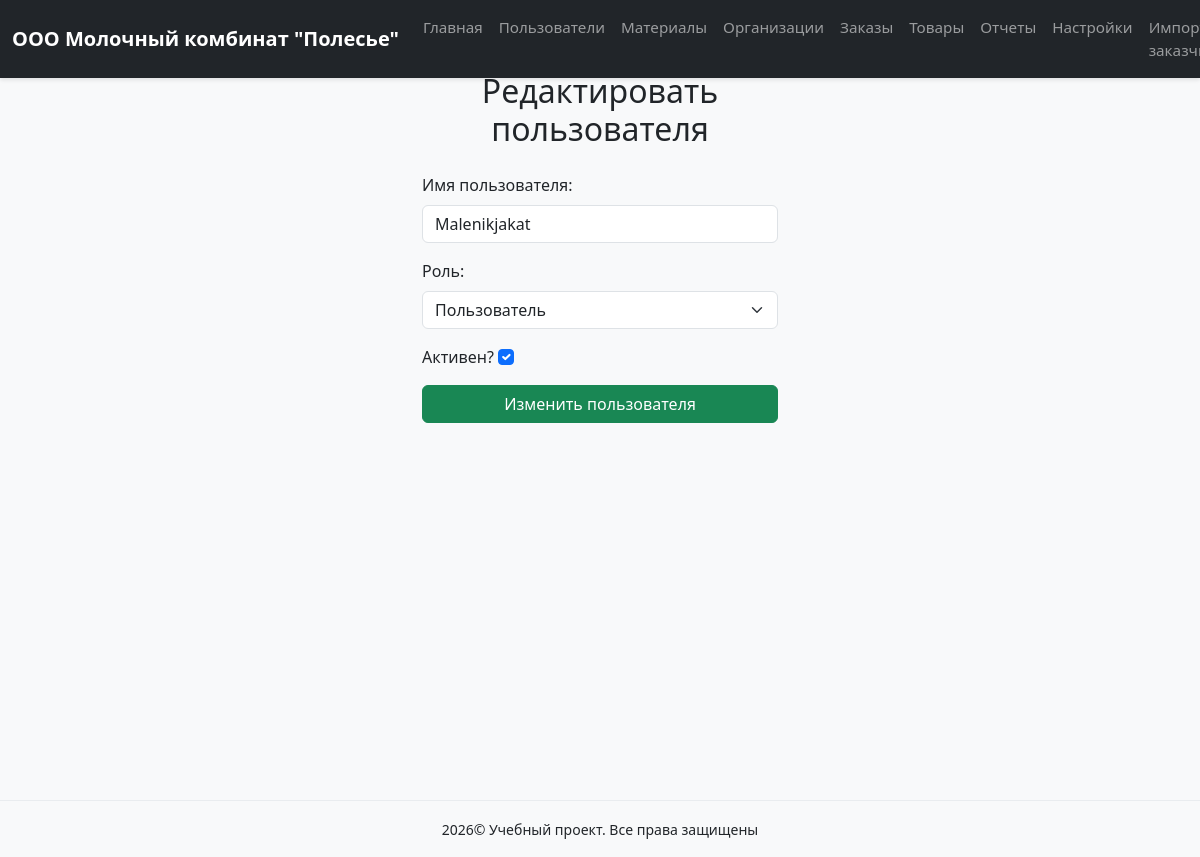
The page /edit-user/2 (signed in) on the database its author committed.
### models.py (models this page shows, shortened)
class User(UserMixin, db.Model):
    __tablename__ = 'users'
    id = db.Column(db.Integer, primary_key=True)
    username = db.Column(db.String(64), unique=True, nullable=False)
    password_hash = db.Column(db.String(128))
    role = db.Column(db.String(20), default='user')
    active = db.Column(db.Boolean, default=True)
    created_at = db.Column(db.DateTime, default=datetime.utcnow)
    updated_at = db.Column(db.DateTime, onupdate=datetime.utcnow)

### routes.py (the view, shortened to what this page needs)
@main_bp.route('/edit-user/<int:id>', methods=['GET', 'POST'])
@login_required
def edit_user(id):
    if current_user.role != 'admin':
        flash("Доступ запрещён.", "danger")
        return redirect(url_for('main.dashboard'))
    user = User.query.get_or_404(id)
    form = EditUserForm(obj=user)
    form.user_id = user.id
    return render_template('admin/edit_user.html', form=form, user=user)

### forms.py (shortened to what this page needs)
class EditUserForm(FlaskForm):
    username = StringField('Имя пользователя:', validators=[InputRequired(), Length(max=64)])
    role = SelectField('Роль:', choices=[('user', 'Пользователь'), ('admin', 'Администратор')], validators=[InputRequired()])
    active = BooleanField('Активен?', default=True)
    submit = SubmitField('Изменить пользователя')

### app.py (called while the page is built)
def create_app():
    app = Flask(__name__)
    app.config.from_object('config.DevelopmentConfig')
    app.jinja_env.globals.update(enumerate=enumerate)
    db.init_app(app)
    login_manager.init_app(app)
    login_manager.login_view = 'main.login'
    with app.app_context():
        from models import User
        @login_manager.user_loader
        def load_user(user_id):
            return db.session.get(User, int(user_id))
        from routes import main_bp
        app.register_blueprint(main_bp)
        @app.errorhandler(404)
        def not_found_error(error):
            return render_template('errors/404.html'), 404
        @app.errorhandler(500)
        def internal_error(error):
            db.session.rollback()
            return render_template('errors/500.html'), 500
        db.create_all()
        create_admin_user()
    return app

### templates/admin/edit_user.html (shortened to what this page needs)
{% extends "base.html" %}
{% block content %}
<div class="row justify-content-center">
    <div class="col-md-6 col-lg-4">
        <h2 class="text-center mb-4">Редактировать пользователя</h2>
        <form action="" method="post">
            <div class="mb-3">
                {{ form.username.label(class="form-label") }}
                {{ form.username(class="form-control") }}
            </div>
            <div class="mb-3">
                {{ form.role.label(class="form-label") }}
                {{ form.role(class="form-select") }}
            </div>
            <div class="mb-3">
                {{ form.active.label(class="form-check-label") }}
                {{ form.active(class="form-check-input") }}
            </div>
            <div class="d-grid gap-2">
                {{ form.submit(class="btn btn-primary") }}
            </div>
        </form>
    </div>
</div>
{% endblock %}

### static/css/style.css (style rules this page uses)
html, body { height: 100%; font-family: 'Segoe UI', Tahoma, Geneva, Verdana, sans-serif; background-color: #f8f9fa; margin: 0; padding: 0; }
.btn-primary { background-color: #198754; border-color: #198754; }

### rows shown on the page
User: username "Malenikjakat", role "Пользователь", active "☑"
